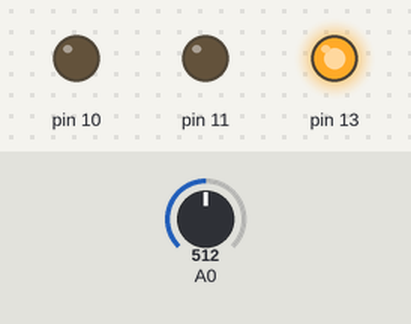
A sketch run on a simulated Arduino Uno, built with avr-gcc and run on an emulated ATmega328P. Parts: output pins drawn as LEDs (lit = HIGH). The inputs (shaded band) are chosen by the test bench; at power-on: A0 = 512.

Above: at 1.2 s.
1.3 s: A0 set to 693
2.8 s: A0 set to 714
At 4.0 s:
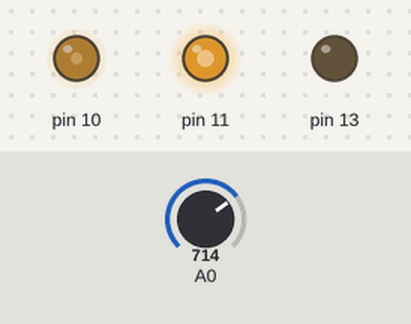
4.3 s: A0 set to 900
At 5.3 s:
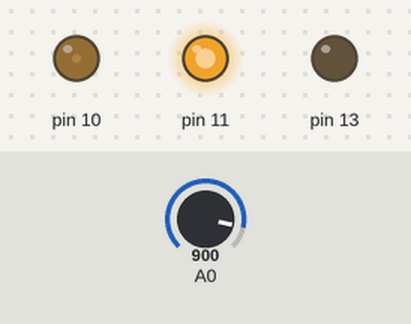
5.8 s: A0 set to 1023
At 6.5 s:
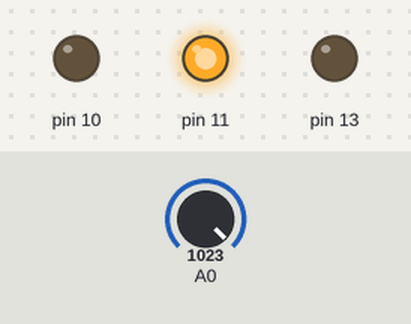
7.3 s: A0 set to 1006
At 7.6 s:
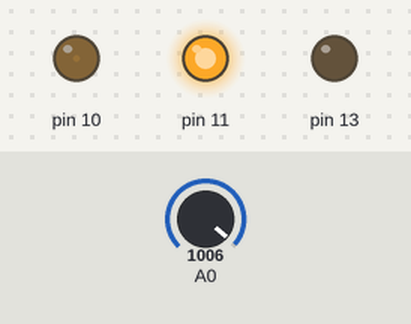
Timing chart, 0 to 9.8 s (numbered marks = the images above; inputs shaded):
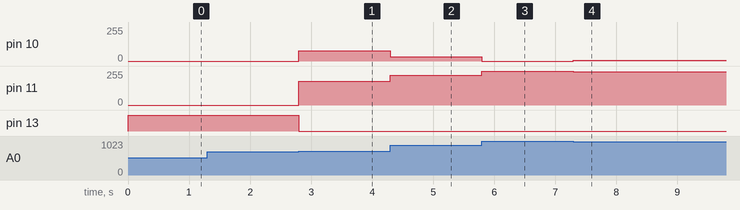

The sketch:

Inverted_proportion_switch_light.ino
```cpp
// tool che accende due lampadine in maniera direttamente inversa, inoltre nella zona centrale morta, viene acceso un terzo LED e spenti i 2 laterali.

void setup() {
  pinMode(11, OUTPUT);
  pinMode(10, OUTPUT);
  pinMode(13, OUTPUT);
}

void loop() {
  int valore = analogRead(A0);
  int pwm = map(valore, 0, 1023, 0, 255);


  if (pwm > 100 && pwm < 175){
    analogWrite(11, LOW);
    analogWrite(10, LOW);
    digitalWrite(13, HIGH);
  }
  else{
  analogWrite(11, pwm);
  analogWrite(10, 255 - pwm);
  digitalWrite(13, LOW);
  }
}
```

Measured:
- the behaviour switches between 702 and 703 on A0 (found by bisection; images 0 and 1)
- after the input at 1.3 s, every drawn part: stays the same
- after the input at 2.8 s, pin 10: 0/255 → 78/255 at once; pin 11: 0/255 → 177/255 at once; pin 13: HIGH → LOW at once
- after the input at 4.3 s, pin 10: 78/255 → 31/255 at once; pin 11: 177/255 → 224/255 at once
- after the input at 5.8 s, pin 10: 31/255 → 0/255 at once; pin 11: 224/255 → 255/255 at once
- after the input at 7.3 s, pin 10: 0/255 → 5/255 at once; pin 11: 255/255 → 250/255 at once
